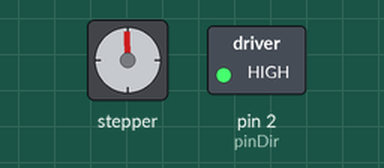
Simulated run of this sketch. Board: Arduino Uno, built with avr-gcc and run on an emulated ATmega328P. On the bench: stepper motor, switched loads named in the sketch (green lamp = pin HIGH). Wiring (inferred from the names in the program): stepper motor driver (200 steps per turn assumed): step pin 14; direction pin 12. Pins used as bus, display or sensor lines are not drawn; what the sketch prints to the serial monitor is not drawn.

Above: at 0.16 s.
At 10.01 s:
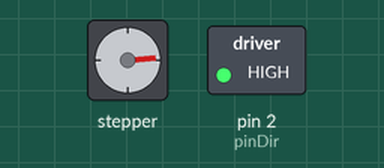
At 19.81 s:
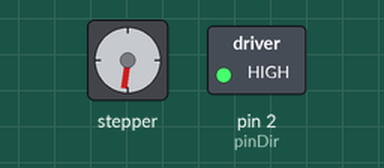
At 39.4 s:
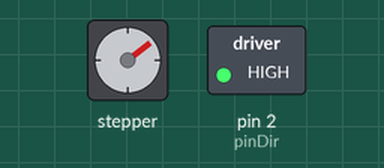
Timing chart, 0 to 40.0 s (numbered marks = the images above):
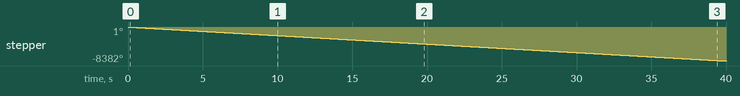

The sketch:

Motor2.ino
```cpp
const int pinStep = 0;
const int pinDir = 2;

const int pinStep2 = 14;
const int pinDir2 = 12;

void setup() {
  pinMode( pinStep, OUTPUT );
  pinMode( pinDir, OUTPUT );

  digitalWrite( pinDir, HIGH );

  pinMode( pinStep2, OUTPUT );
  pinMode( pinDir2, OUTPUT );

  digitalWrite( pinDir2, LOW );

  Serial.begin( 115200 );
}

float vel = 0;
float inc = .5;
float a = .5;

void loop() {
  vel += inc;

  if ( vel >= 4000 )
    inc = -a;
  else if ( vel <= 900 )
    inc = a;

  Serial.println( vel );

  digitalWrite( pinStep, HIGH );
  delayMicroseconds( vel );
  digitalWrite( pinStep, LOW );
  delayMicroseconds( 4000 - vel );

  digitalWrite( pinStep2, HIGH );
  delayMicroseconds( vel );
  digitalWrite( pinStep2, LOW );
  delayMicroseconds( 4000 - vel );
}
```

Measured:
- by itself, stepper: keeps turning counter-clockwise at about 210°/s
